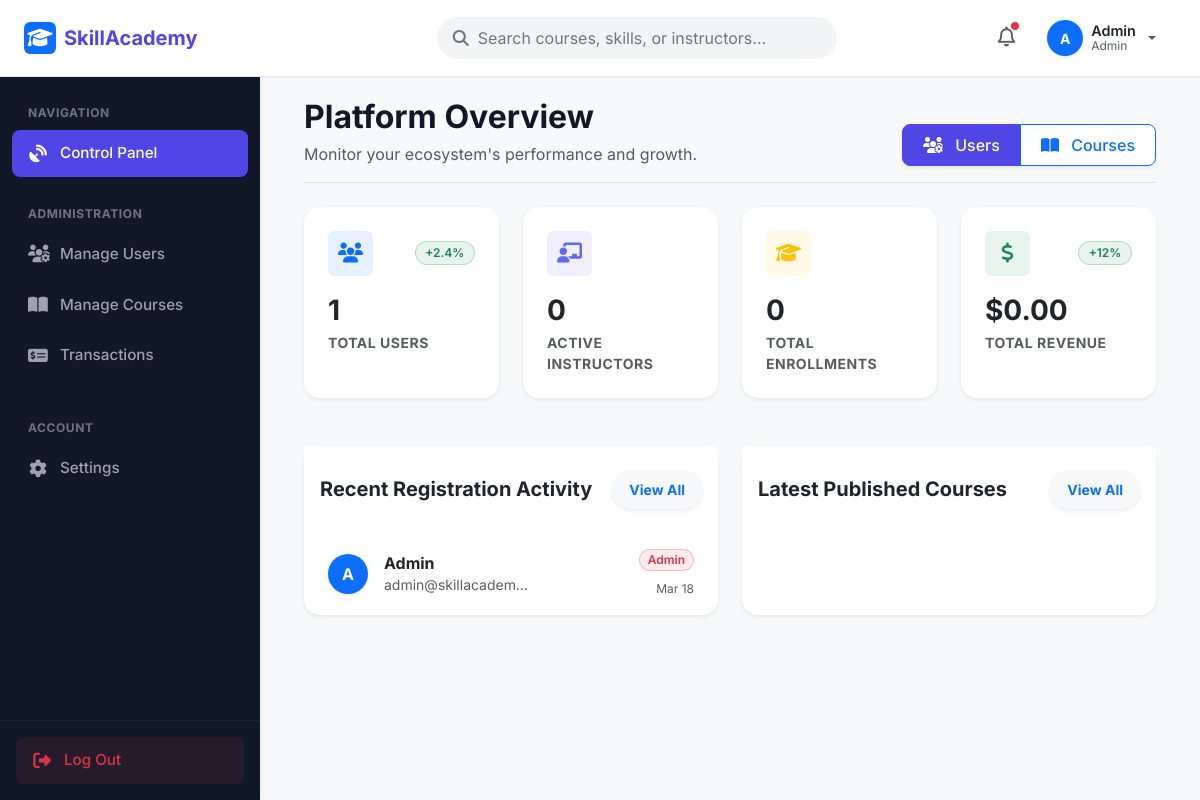
The page /dashboard/admin.php (signed in) on the database its author committed.
### tables this page shows
CREATE TABLE `users` (
  `id` int(11) NOT NULL AUTO_INCREMENT,
  `name` varchar(100) NOT NULL,
  `email` varchar(100) NOT NULL,
  `password` varchar(255) NOT NULL,
  `role` enum('student','instructor','admin') DEFAULT 'student',
  `created_at` timestamp DEFAULT CURRENT_TIMESTAMP,
  PRIMARY KEY (`id`),
  UNIQUE KEY `email_idx` (`email`),
  KEY `role_idx` (`role`)
);

### dashboard/admin.php (the view, shortened to what this page needs)
<?php
require_once '../includes/db.php';
$stats = [
    'users' => $pdo->query("SELECT COUNT(*) FROM users")->fetchColumn(),
    'students' => $pdo->query("SELECT COUNT(*) FROM users WHERE role='student'")->fetchColumn(),
    'instructors' => $pdo->query("SELECT COUNT(*) FROM users WHERE role='instructor'")->fetchColumn(),
    'courses' => $pdo->query("SELECT COUNT(*) FROM courses")->fetchColumn(),
    'enrollments' => $pdo->query("SELECT COUNT(*) FROM enrollments")->fetchColumn(),
    'revenue' => $pdo->query("SELECT COALESCE(SUM(amount), 0) FROM payments WHERE status = 'completed'")->fetchColumn()
];
$recent_users = $pdo->query("SELECT id, name, email, role, created_at FROM users ORDER BY created_at DESC LIMIT 5")->fetchAll();
require_once '../includes/header.php';
require_once '../includes/sidebar.php';
?>
<div class="main-content bg-light">
    <div class="container-fluid">
        <div class="d-flex justify-content-between align-items-end mb-4 pb-3 border-bottom">
            <div>
                <h2 class="fw-bold mb-1">Platform Overview</h2>
                <p class="text-muted mb-0">Monitor your ecosystem's performance and growth.</p>
            </div>
            <div class="btn-group shadow-sm">
                <a href="../admin/manage_users.php" class="btn btn-primary"><i class="fas fa-users-cog me-2"></i> Users</a>
                <a href="../admin/manage_courses.php" class="btn btn-outline-primary bg-white"><i class="fas fa-book-open me-2"></i> Courses</a>
            </div>
        </div>
        <div class="row g-4 mb-5">
            <div class="col-xl-3 col-sm-6">
                <div class="card border-0 shadow-sm rounded-4 h-100 position-relative overflow-hidden bg-white">
                    <div class="card-body p-4">
                        <div class="d-flex align-items-center justify-content-between mb-3">
                            <div class="bg-primary bg-opacity-10 text-primary rounded d-flex align-items-center justify-content-center" style="width: 45px; height: 45px;">
                                <i class="fas fa-users fs-5"></i>
                            </div>
                            <span class="badge bg-success bg-opacity-10 text-success border border-success border-opacity-25 rounded-pill">+2.4%</span>
                        </div>
                        <h3 class="fw-bold text-dark mb-1"><?php echo number_format($stats['users']); ?></h3>
                        <p class="text-muted fw-bold small text-uppercase mb-0" style="letter-spacing: 0.5px;">Total Users</p>
                    </div>
                </div>
            </div>
            <div class="col-xl-3 col-sm-6">
                <div class="card border-0 shadow-sm rounded-4 h-100 position-relative overflow-hidden bg-white">
                    <div class="card-body p-4">
                        <div class="d-flex align-items-center justify-content-between mb-3">
                            <div class="bg-indigo bg-opacity-10 rounded d-flex align-items-center justify-content-center" style="width: 45px; height: 45px; background-color: rgba(99, 102, 241, 0.1); color: #6366f1;">
                                <i class="fas fa-chalkboard-teacher fs-5"></i>
                            </div>
                        </div>
                        <h3 class="fw-bold text-dark mb-1"><?php echo number_format($stats['instructors']); ?></h3>
                        <p class="text-muted fw-bold small text-uppercase mb-0" style="letter-spacing: 0.5px;">Active Instructors</p>
                    </div>
                </div>
            </div>
            <div class="col-xl-3 col-sm-6">
                <div class="card border-0 shadow-sm rounded-4 h-100 position-relative overflow-hidden bg-white">
                    <div class="card-body p-4">
                        <div class="d-flex align-items-center justify-content-between mb-3">
                            <div class="bg-warning bg-opacity-10 text-warning rounded d-flex align-items-center justify-content-center" style="width: 45px; height: 45px;">
                                <i class="fas fa-graduation-cap fs-5"></i>
                            </div>
                        </div>
                        <h3 class="fw-bold text-dark mb-1"><?php echo number_format($stats['enrollments']); ?></h3>
                        <p class="text-muted fw-bold small text-uppercase mb-0" style="letter-spacing: 0.5px;">Total Enrollments</p>
                    </div>
                </div>
            </div>
            <div class="col-xl-3 col-sm-6">
                <div class="card border-0 shadow-sm rounded-4 h-100 position-relative overflow-hidden bg-white">
                    <div class="card-body p-4">
                        <div class="d-flex align-items-center justify-content-between mb-3">
                            <div class="bg-success bg-opacity-10 text-success rounded d-flex align-items-center justify-content-center" style="width: 45px; height: 45px;">
                                <i class="fas fa-dollar-sign fs-5"></i>
                            </div>
                            <span class="badge bg-success bg-opacity-10 text-success border border-success border-opacity-25 rounded-pill">+12%</span>
                        </div>
                        <h3 class="fw-bold text-dark mb-1">$<?php echo number_format($stats['revenue'], 2); ?></h3>
                        <p class="text-muted fw-bold small text-uppercase mb-0" style="letter-spacing: 0.5px;">Total Revenue</p>
                    </div>
                </div>
            </div>
        </div>
        <div class="row g-4 mb-5">
            <div class="col-lg-6">
                <div class="card border-0 shadow-sm rounded-4 bg-white h-100">
                    <div class="card-header bg-white border-0 py-4 d-flex justify-content-between align-items-center">
                        <h5 class="fw-bold mb-0 text-dark">Recent Registration Activity</h5>
                        <a href="../admin/manage_users.php" class="btn btn-sm btn-light fw-bold text-primary shadow-sm rounded-pill px-3">View All</a>
                    </div>
                    <div class="card-body p-0">
                        <div class="list-group list-group-flush">
                            <?php foreach($recent_users as $u): ?>
                            <div class="list-group-item d-flex justify-content-between align-items-center bg-transparent border-light py-3 px-4">
                                <div class="d-flex align-items-center">
                                    <div class="bg-primary text-white rounded-circle d-flex align-items-center justify-content-center fw-bold me-3 shadow-sm" style="width: 40px; height: 40px;">
                                        <?php echo strtoupper(substr($u['name'], 0, 1)); ?>
                                    </div>
                                    <div>
                                        <h6 class="mb-0 fw-bold text-dark text-truncate" style="max-width: 150px;"><?php echo htmlspecialchars($u['name']); ?></h6>
                                        <small class="text-muted text-truncate d-block" style="max-width: 150px;"><?php echo htmlspecialchars($u['email']); ?></small>
                                    </div>
                                </div>
                                <div class="text-end">
                                    <span class="badge rounded-pill bg-<?php echo $u['role']=='admin'?'danger':($u['role']=='instructor'?'success':'primary'); ?> bg-opacity-10 border border-<?php echo $u['role']=='admin'?'danger':($u['role']=='instructor'?'success':'primary'); ?> border-opacity-25 text-<?php echo $u['role']=='admin'?'danger':($u['role']=='instructor'?'success':'primary'); ?> fw-semibold px-2 py-1 mb-1 d-block text-capitalize"><?php echo $u['role']; ?></span>
                                    <small class="text-muted" style="font-size: 0.75rem;"><?php echo date('M d', strtotime($u['created_at'])); ?></small>
                                </div>
                            </div>
                            <?php endforeach; ?>
                        </div>
                    </div>
                </div>
            </div>
            <div class="col-lg-6">
                <div class="card border-0 shadow-sm rounded-4 bg-white h-100">
                    <div class="card-header bg-white border-0 py-4 d-flex justify-content-between align-items-center">
                        <h5 class="fw-bold mb-0 text-dark">Latest Published Courses</h5>
                        <a href="../admin/manage_courses.php" class="btn btn-sm btn-light fw-bold text-primary shadow-sm rounded-pill px-3">View All</a>
                    </div>
                    <div class="card-body p-0">
                    </div>
                </div>
            </div>
        </div>
    </div>
</div>
<?php require_once '../includes/footer.php'; ?>

### assets/css/style.css (style rules this page uses)
:root { --primary-color: #4f46e5; --primary-hover: #4338ca; --primary-light: rgba(79, 70, 229, 0.1); --secondary-color: #f3f4f6; --text-dark: #111827; --text-muted: #6b7280; --text-light: #f9fafb; --bg-body: #f9fafb; --bg-surface: #ffffff; --border-color: #e5e7eb; --sidebar-bg: #111827; --sidebar-hover: #1f2937; --sidebar-text: #9ca3af; --sidebar-active: #ffffff; --sidebar-width: 260px; --navbar-height: 64px; --border-radius-sm: 0.375rem; --border-radius-md: 0.5rem; --border-radius-lg: 0.75rem; --border-radius-xl: 1rem; --shadow-sm: 0 1px 2px 0 rgba(0, 0, 0, 0.05); --shadow-md: 0 4px 6px -1px rgba(0, 0, 0, 0.1), 0 2px 4px -1px rgba(0, 0, 0, 0.06); --shadow-lg: 0 10px 15px -3px rgba(0, 0, 0, 0.1), 0 4px 6px -2px rgba(0, 0, 0, 0.05); --shadow-hover: 0 20px 25px -5px rgba(0, 0, 0, 0.1), 0 10px 10px -5px rgba(0, 0, 0, 0.04); }
body { font-family: 'Inter', system-ui, -apple-system, BlinkMacSystemFont, "Segoe UI", Roboto, "Helvetica Neue", Arial, sans-serif; background-color: var(--bg-body); color: var(--text-dark); -webkit-font-smoothing: antialiased; -moz-osx-font-smoothing: grayscale; min-height: 100vh; display: flex; flex-direction: column; }
h1, h2, h3, h4, h5, h6 { color: var(--text-dark); font-weight: 600; line-height: 1.3; }
a { color: var(--primary-color); text-decoration: none; transition: color 0.2s ease; }
.main-content { flex-grow: 1; padding: 2rem; background-color: var(--bg-body); min-height: 100%; margin-left: 0; transition: margin 0.3s ease-in-out; width: 100%; }
.card { border: 1px solid var(--border-color); border-radius: var(--border-radius-lg); box-shadow: var(--shadow-md); transition: all 0.2s ease; background-color: var(--bg-surface); }
.btn { font-weight: 500; padding: 0.5rem 1.25rem; border-radius: var(--border-radius-md); transition: all 0.2s ease; }
.btn-primary { background-color: var(--primary-color); border-color: var(--primary-color); }
.badge { font-weight: 600; padding: 0.4em 0.8em; border-radius: 9999px; }

### includes/sidebar.php (style rules this page uses)
.main-content { flex-grow: 1; padding: 2rem; background-color: var(--bg-body); min-height: 100%; margin-left: 0; transition: margin 0.3s ease-in-out; }
@media (min-width: 992px) { .main-content { margin-left: var(--sidebar-width); } }

### rows shown on the page
users: name "A", name "Admin", email "admin@skillacadem…", role "Admin", created_at "Mar 18"

### other values the page prints
substr($_SESSION['name'] ?? 'U', 0, 1) "A"
$_SESSION['name'] "Admin"
$_SESSION['role'] "Admin"
$stats['users'] "1"
$stats['instructors'] "0"
$stats['enrollments'] "0"
$stats['revenue'] "0.00"
